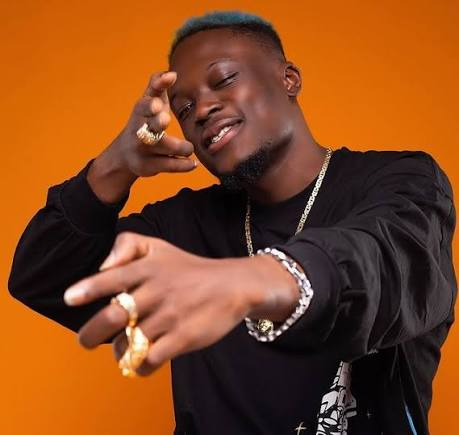
#> input picture pic.jpeg, 459 x 435 px
$ python new.py
#> lines starting #> are read from the running program, lines starting #| are printed output that depends on the picture
import cv2 as cv

picture = cv.imread('pic.jpeg')
#> picture is the input picture: shape (435, 459, 3); mean B, G, R 31.8, 71.9, 131.3

if picture is None:
    print("Error, the picture was not able to load properly")

else:
    grayscale_picture = cv.cvtColor(picture, cv.COLOR_BGR2GRAY)
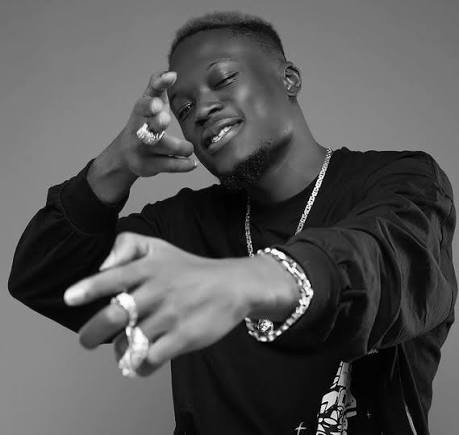
#> grayscale_picture: shape (435, 459); min 0, max 255, mean 85.1
    cv.imwrite("gray_picture.jpeg", grayscale_picture)

    # 1. FIX: Convert the 1-channel gray image to a 3-channel gray image
    grayscale_3channel = cv.cvtColor(grayscale_picture, cv.COLOR_GRAY2BGR)

    # 2. FIX: Use the 3-channel gray image in the concatenation list
    pic = cv.hconcat([picture, grayscale_3channel])
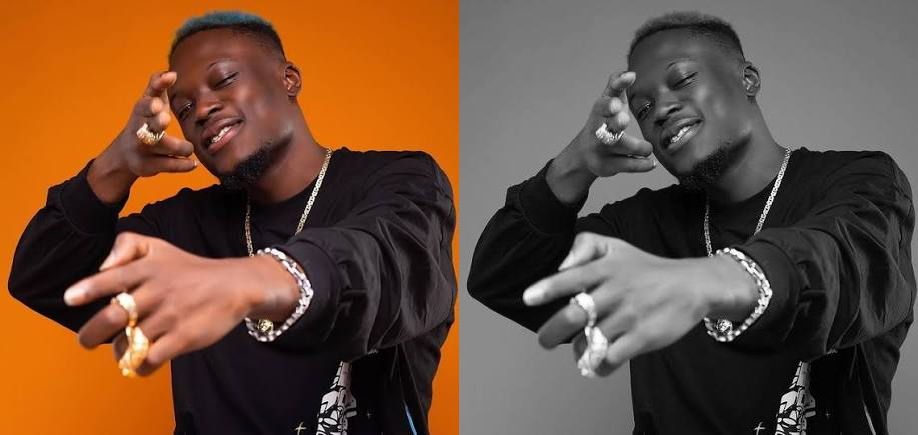
#> pic: shape (435, 918, 3); mean B, G, R 58.4, 78.5, 108.2

    cv.imshow("Side-by-Side Comparison", pic)
    cv.waitKey(0)
    cv.destroyAllWindows()
